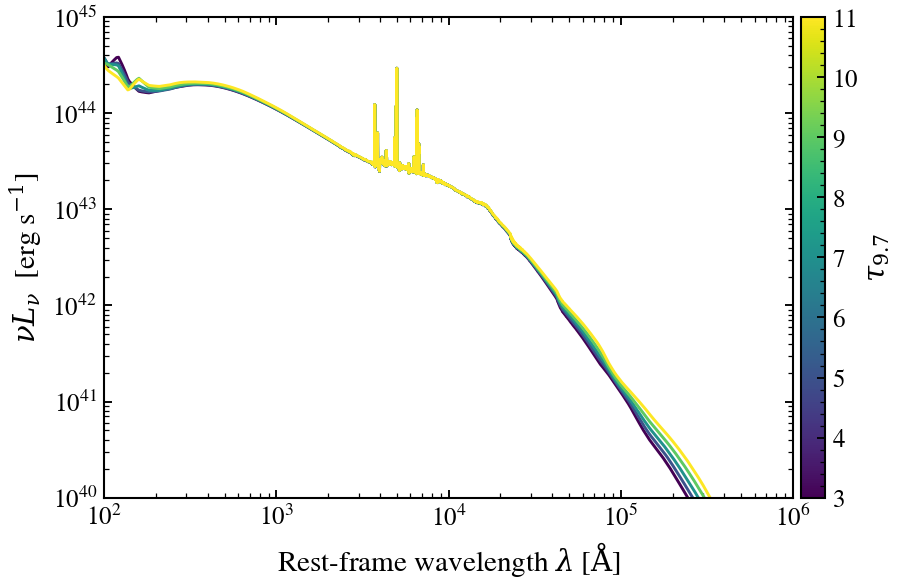

Recreate this plot in Python.
"""
SKIRTOR torus: optical depth governs silicate feature strength
==============================================================

The 9.7 μm optical depth ``tau_97`` controls the strength of silicate
dust absorption/emission in the mid-infrared. Thin tori (tau ~3) show
weak features and more continuum; thick tori (tau ~11) develop deep
absorption troughs or bright emission depending on viewing angle.
"""

import warnings

import jax
import jax.numpy as jnp
import matplotlib as mpl
import matplotlib.pyplot as plt
import numpy as np

import tengri
from tengri.analysis.plotting import setup_style

setup_style()
warnings.filterwarnings("ignore", message=".*BakedInBackend.*")
warnings.filterwarnings("ignore", message=".*deprecated.*")

ssp = tengri.load_ssp()
model = tengri.SEDModel.build(
    ssp,
    sfh={
        "type": "dpl",
        "*": tengri.FIXED,
        "tau_gyr": 3.0,
        "log_peak_sfr": 0.5,
        "alpha": 2.0,
        "beta": 2.5,
    },
    dust={"type": "two_component", "*": tengri.FIXED, "tau_diff": 0.1, "tau_bc": 0.1},
    agn={
        "type": "composable",
        "disc": {"type": "multicolor", "*": tengri.FIXED},
        "torus": {"type": "skirtor", "*": tengri.FIXED,},
        "lines": {"type": "nlr", "*": tengri.FIXED},
        "*": tengri.FIXED,
        "agn_frac": 1.0,
        "log_lbol": 11.0,
    "agn_tau_skirtor": tengri.Uniform(3, 11),
},
    redshift=tengri.Fixed(0.05),
)
baseline = dict(model.spec.sample(jax.random.PRNGKey(0)))

tau_values = np.array([3.0, 5.0, 7.0, 9.0, 11.0])
norm = mpl.colors.Normalize(vmin=tau_values.min(), vmax=tau_values.max())
cmap = plt.get_cmap("viridis")

fig, ax = plt.subplots(figsize=(6.5, 4.2))
for tau_97 in tau_values:
    params = {**baseline, "agn_tau_skirtor": jnp.float64(tau_97)}
    out = model.predict_rest_sed(params)
    wave = np.asarray(out.wavelength)
    nu = 2.998e18 / wave
    nu_l_nu = nu * np.asarray(out.sed)
    ax.loglog(wave, nu_l_nu, color=cmap(norm(tau_97)), lw=1.4)

ax.set_xlim(100, 1e6)
ax.set_ylim(1e40, 1e45)
ax.set_xlabel(r"Rest-frame wavelength $\lambda$ [$\mathrm{\AA}$]")
ax.set_ylabel(r"$\nu L_\nu$  [erg s$^{-1}$]")

cbar = fig.colorbar(plt.cm.ScalarMappable(norm=norm, cmap=cmap), ax=ax, pad=0.01)
cbar.set_label(r"$\tau_{9.7}$")

fig.tight_layout()
plt.savefig("plot_agn_tau_skirtor_sweep.png", dpi=150, bbox_inches="tight")
